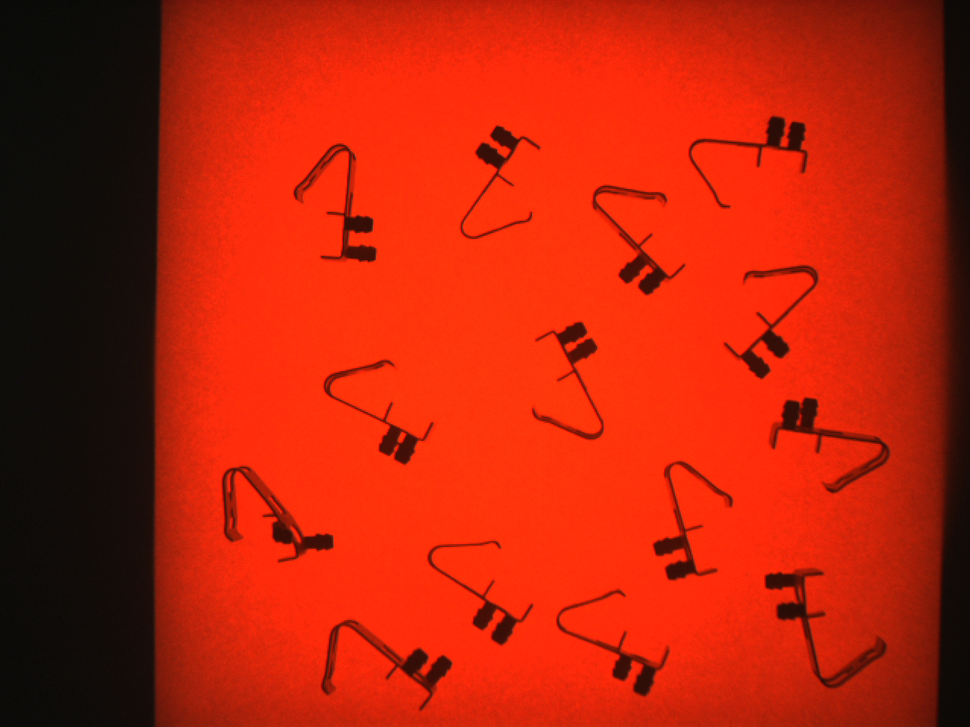
#> input picture basler/contours/red.png, 970 x 727 px, shrunk from 1278 x 958 before the run
$ python spring_contact_catch_area.py
#> lines starting #> are read from the running program, lines starting #| are printed output that depends on the picture; after the words box and inside, x2 and y2 are one past the last pixel; in counts of white or black regions, pixels touching at a corner belong together
### basler/contours/utils_image.py
import cv2
import numpy as np

def crop_perpectively_min_area(img, cnt, draw_contour=False, debug=False):
    ## If contour box side length b[0]-b[1] greater than b[0]-b[3] - image will be 'vertical'
    ## If contour box side length b[0]-b[1] smaller than b[0]-b[3] - image will be 'horizontal'

    rect = cv2.minAreaRect(cnt)
    box = cv2.boxPoints(rect)
    box = np.int0(box)

    if debug: print("bounding box: {}".format(box))
    if draw_contour:
        cv2.drawContours(img, [box], 0, (0, 0, 255), 2)

    # get width and height of the detected rectangle
    width = int(rect[1][0])
    height = int(rect[1][1])

    src_pts = box.astype("float32")
    # coordinate of the points in box points after the rectangle has been
    # straightened
    dst_pts = np.array([[0, height-1],
                        [0, 0],
                        [width-1, 0],
                        [width-1, height-1]], dtype="float32")

    # the perspective transformation matrix
    M = cv2.getPerspectiveTransform(src_pts, dst_pts)

    # directly warp the rotated rectangle to get the straightened rectangle
    return cv2.warpPerspective(img, M, (width, height))

def medianPoint(p1, p2):
    x = (p1[0] + p2[0]) / 2
    y = (p1[1] + p2[1]) / 2
    return np.array([int(x),int(y)])

def draw_min_area_rect(image, contour, color=(255, 0, 0)):
    rect = cv2.minAreaRect(contour)
    box = cv2.boxPoints(rect)
    box = np.int0(box)
    cv2.drawContours(image, [box], 0, color, 1)

### basler/contours/sliced_contour.py
import cv2
import numpy as np
import utils_image as u

positions = {0: "horizontal", 1: "vertical"}

class SlicedContour(object):
    def __init__(self, image, contour):
        self.rect = cv2.minAreaRect(contour)
        box = cv2.boxPoints(self.rect)
        self.box = np.int0(box)

        self.warped = u.crop_perpectively_min_area(image,contour)

        self.width = self.warped.shape[1]
        self.height = self.warped.shape[0]

        (h_l, h_r, h_t, h_b) = self.image_halfes(self.warped)

        self.halfs = [h_l, h_r, h_t, h_b]


        cnt_left = np.sum(h_l == 0)
        cnt_right = np.sum(h_r == 0)
        cnt_top = np.sum(h_t == 0)
        cnt_btm = np.sum(h_b == 0)

        self.half_counts = [cnt_left, cnt_right, cnt_top, cnt_btm]

        print("black pixels: {}, {}, {}, {}".format(cnt_left, cnt_right, cnt_top, cnt_btm))

        pos = positions.get(1)
        if self.width > self.height:
            pos = positions.get(0)

        self.position = pos

    def image_halfes(self,image):
        height = image.shape[0]
        width = image.shape[1]
        half_left = image[0:height, 0:int(width/2)]
        half_right = image[0:height, int(width/2):width]
        half_top = image[0:int(height/2), 0:width]
        half_btm = image[int(height/2):height, 0:width]
        return (half_left, half_right, half_top, half_btm)

### basler/contours/spring_contact_catch_area.py
import cv2
import numpy as np
import os
import utils_image as u
import sliced_contour as sc

################################################################
# Setup

contour_min = 1000
contour_max = 10000
file_name = 'red.png'
debug = False

################################################################
# Functions
#

def find_image_dock(image, threshold, contour, index=0):
    quarters = {0: "lb", 1: "lt", 2: "rt", 3: "rb"}
    sliced_image = sc.SlicedContour(threshold, contour)

    ##
    ## define which quarter half has dock area
    ##

    q = quarters.get(0)

    counts = sliced_image.half_counts

    if sliced_image.position == sc.positions.get(0) : # hotizontal
        if counts[0] > counts[1]:
            if counts[2] > counts[3]:   q = quarters.get(2)
            else:                       q = quarters.get(3)
        else:
            if counts[2] > counts[3]:   q = quarters.get(1)
            else:                       q = quarters.get(0)
    else: # vertical
        if counts[0] > counts[1]:
            if counts[2] > counts[3]:   q = quarters.get(0)
            else:                       q = quarters.get(1)
        else:
            if counts[2] > counts[3]:   q = quarters.get(3)
            else:                       q = quarters.get(2)

    print(q)

    ##
    ## mark quarter' inner half as dock point
    ##

    rect = sliced_image.rect
    box = sliced_image.box
    width = sliced_image.width
    height = sliced_image.height

    test_box = np.array(box,copy=False)

    p01 = u.medianPoint(box[0], box[1])
    p12 = u.medianPoint(box[1], box[2])
    p23 = u.medianPoint(box[2], box[3])
    p03 = u.medianPoint(box[0], box[3])
    pc = np.array([int(rect[0][0]), int(rect[0][1])])

    if q == quarters.get(0): #left-btm
        if width > height:  test_box = np.array([ u.medianPoint(box[0], p03), u.medianPoint(p01, pc), pc, p03])
        else:               test_box = np.array([ u.medianPoint(box[0], p01), p01, pc, u.medianPoint(pc, p03) ])
    elif q == quarters.get(1): #left-top
        if width > height:  test_box = np.array([ u.medianPoint(p01, pc), u.medianPoint(box[1], p12), p12, pc ])
        else:               test_box = np.array([ p01, u.medianPoint(p01, box[1]), u.medianPoint(p12, pc), pc ])
    elif q == quarters.get(2): #right-top
        if width > height:  test_box = np.array([ pc, p12, u.medianPoint(p12, box[2]), u.medianPoint(pc, p23) ])
        else:               test_box = np.array([ pc, u.medianPoint(p12, pc), u.medianPoint(box[2], p23), p23 ])
    else: # right-btm
        if width > height:  test_box = np.array([ p03, pc, u.medianPoint(pc, p23), u.medianPoint(p03, box[3]) ])
        else:               test_box = np.array([ u.medianPoint(p03, pc), pc, p23, u.medianPoint(p23, box[3]) ])

    cv2.drawContours(image, [test_box], 0, (255, 0, 0), 1)

    if debug: cv2.putText(image, "{} {}:{}".format(index,sliced_image.position,q), (int(rect[0][0]), int(rect[0][1])),1,1, (0.255,0))


################################################################
# Sys

sysPath = os.path.dirname(os.path.abspath(__file__))

file_path = os.path.join(sysPath, file_name)
image = cv2.imread(file_path)
#> image is the input picture: shape (727, 970, 3); mean B, G, R 10.3, 35.5, 184

################################################################
# Threshold

gray_reg = cv2.cvtColor(image,cv2.COLOR_BGR2GRAY)
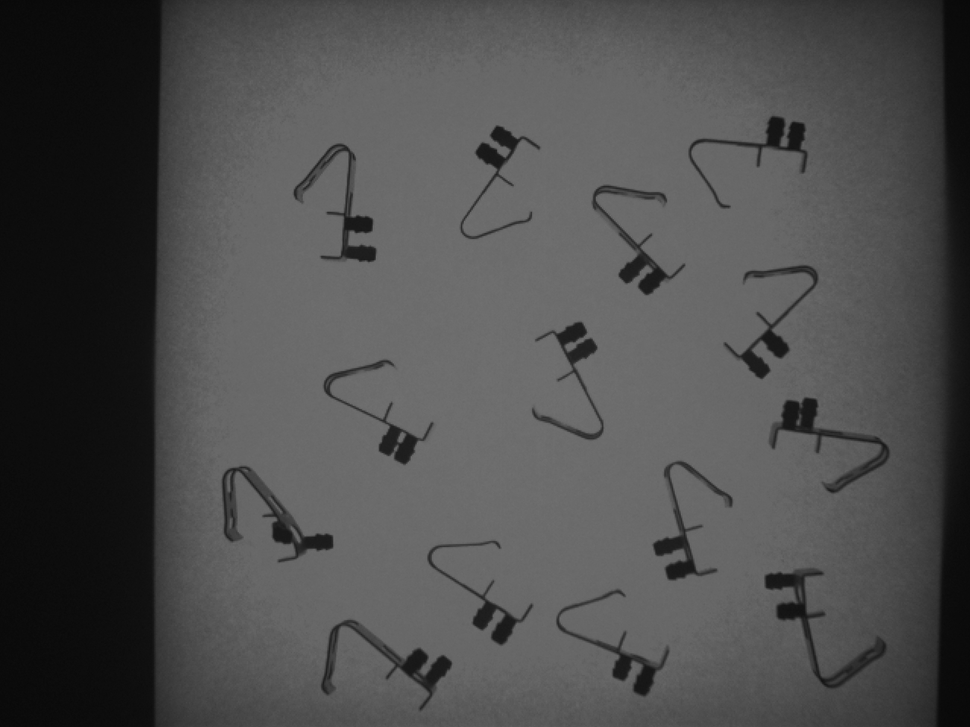
#> gray_reg: shape (727, 970); min 8, max 114, mean 77.1
_, threshold = cv2.threshold(gray_reg, 70, 250, cv2.THRESH_BINARY)
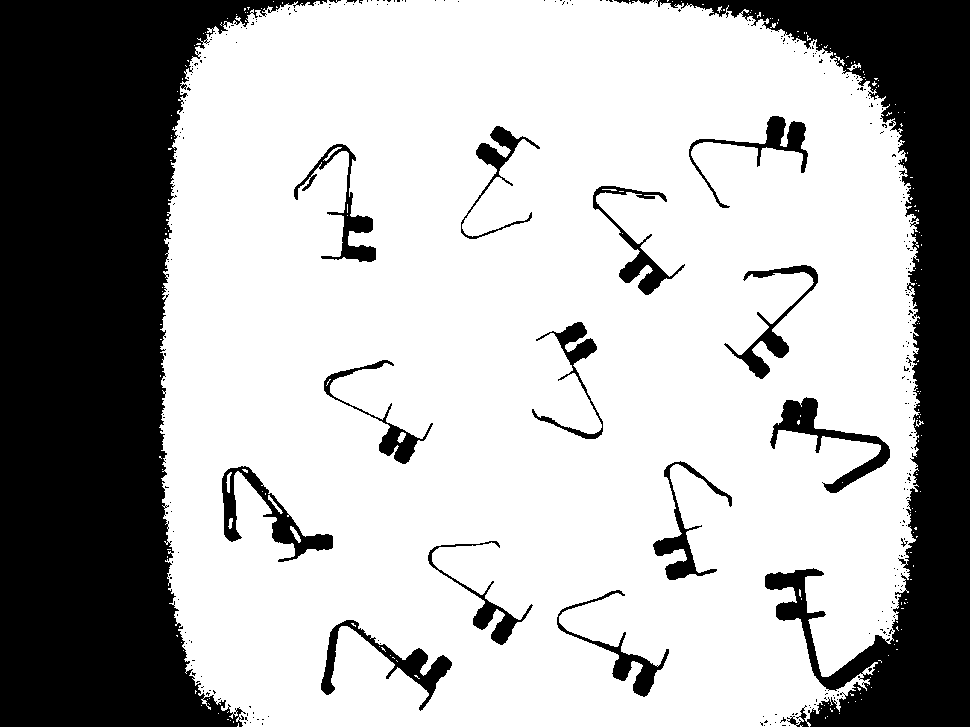
#> threshold: shape (727, 970); values 0 (black) and 250 (white), 69.2% white; 319 black regions (300 under 20 px)

if debug: cv2.imshow("Threshold", threshold)

################################################################
# Contours

(contours, _) = cv2.findContours(threshold, cv2.RETR_LIST, cv2.CHAIN_APPROX_SIMPLE)
#> contours = 667 contours, 638 with area under 20; largest, box (x1, y1, x2, y2) and area: (159, 0, 920, 727) 509974, (221, 465, 334, 563) 3102, (769, 396, 891, 494) 2862, (320, 619, 453, 712) 2644, (293, 143, 377, 263) 2125

for i, cnt in enumerate(contours):
    area = cv2.contourArea(cnt)
    if contour_min < int(area) < contour_max:
        find_image_dock(image, threshold, cnt, i)

        # u.draw_min_area_rect(image, cnt)


        # ##
        # ## Try find defective
        # ##

        sliced_image = sc.SlicedContour(threshold, cnt)
        halfs = sliced_image.halfs
        counts = sliced_image.half_counts

        defect_try_image = np.array([])

        if sliced_image.position == sc.positions.get(0) : # horizontal
            if counts[0] > counts[1] :  defect_try_image = halfs[0]
            else :                      defect_try_image = halfs[1]
        else : # vertical
            if counts[2] > counts[3] :  defect_try_image = halfs[2]
            else :                      defect_try_image = halfs[3]


        x_offset=y_offset=10

        dty_h, dty_w = defect_try_image.shape

        larger = np.zeros([dty_h+y_offset*2, dty_w+x_offset*2],dtype=np.uint8)
        larger.fill(255)

        larger[y_offset:y_offset+dty_h, x_offset:x_offset+dty_w] = defect_try_image

        larger =  cv2.medianBlur(larger,3)

        cv2.imshow("{}".format(i),larger)


        defect_try_image = larger

        (def_contours,_) = cv2.findContours(defect_try_image, cv2.RETR_LIST, cv2.CHAIN_APPROX_NONE)
        h,w = defect_try_image.shape

        def_half_size = (h * w) / 2

        print("half area: {}".format(def_half_size))

        for d_i, def_cnt in enumerate(def_contours):
            def_area = cv2.contourArea(def_cnt)
            if debug: print("{}:{}: def sub cont area: {}".format(i,d_i,def_area))
            if  def_half_size > def_area >= 1000 :
                # u.draw_min_area_rect(defect_try_image, def_cnt)
                def_warped = u.crop_perpectively_min_area(defect_try_image,def_cnt, debug)
                dh,dw = def_warped.shape
                r_k = min(dw,dh)/max(dw,dh)
                # cv2.imshow("{}:dfw: {}, {}".format(i,d_i, r_k),def_warped)

                if r_k < 0.6 :
                    u.draw_min_area_rect(image, cnt, (255,255,0))
#> this loop made 667 passes
#> (area, counts, dty_h, dty_w, h, w, def_half_size) on passes 157, 177, 210, 262, 265, 293, 315, 335, 365, 413, 433, 449: (2643.5, [737, 1184, 754, 1167], 63, 79, 83, 99, 4108.5), (1907.5, [1130, 127, 233, 1024], 61, 70, 81, 90, 3645), (1629.5, [874, 103, 137, 840], 60, 69, 80, 89, 3560), (3102, [566, 1526, 1010, 1082], 66, 70, 86, 90, 3870), (2002, [1016, 336, 997, 355], 73, 60, 93, 80, 3720), (2862, [541, 1641, 1203, 979], 59, 73, 79, 93, 3673.5), (1787, [936, 134, 286, 784], 59, 70, 79, 90, 3555), (1707.5, [127, 942, 808, 261], 59, 71, 79, 91, 3594.5), (2045.5, [914, 460, 241, 1133], 71, 62, 91, 82, 3731), (2081.5, [1038, 287, 361, 964], 60, 73, 80, 93, 3720), (2125, [193, 1195, 403, 985], 62, 71, 82, 91, 3731), (1582, [110, 823, 761, 172], 69, 59, 89, 79, 3515.5)
#> area on pass 26: 49
#> (printed output is left out)
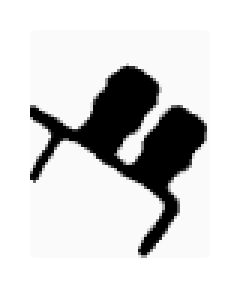
#> defect_try_image: shape (96, 80) (shown 3 times larger); min 0, max 255, mean 212.8
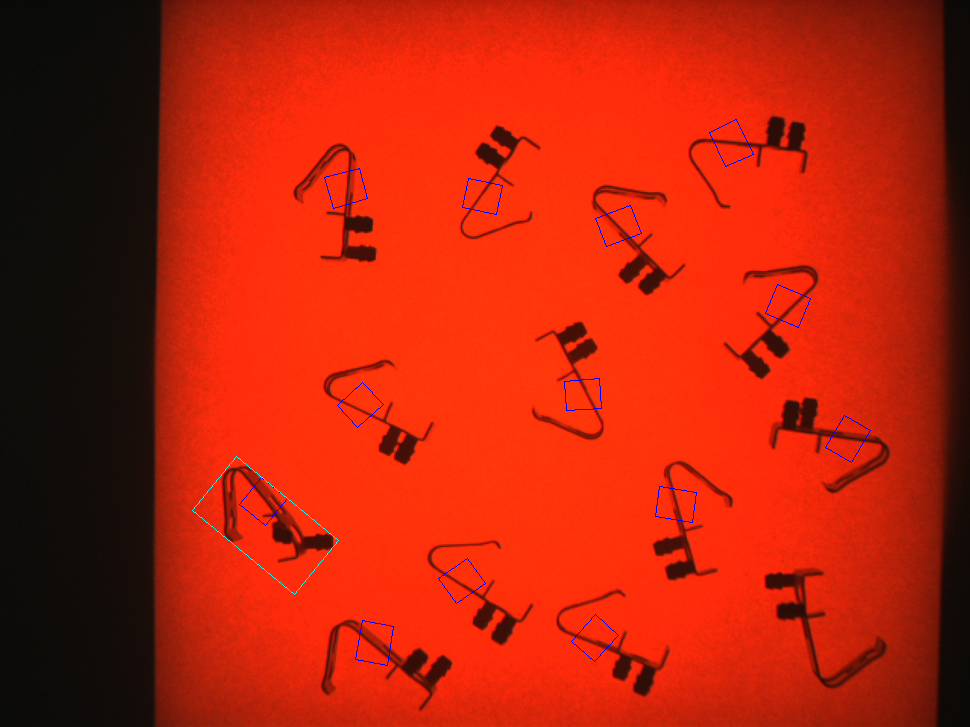
#> image: shape (727, 970, 3); 0.26% of pixels changed, all inside (x1, y1, x2, y2) = (192, 119, 871, 666)


################################################################
# Present

cv2.imshow("Frame", image)

while True:
    key = cv2.waitKey(1);
#> (key Esc is pressed here)
    if key == 27:
        break

cv2.destroyAllWindows
